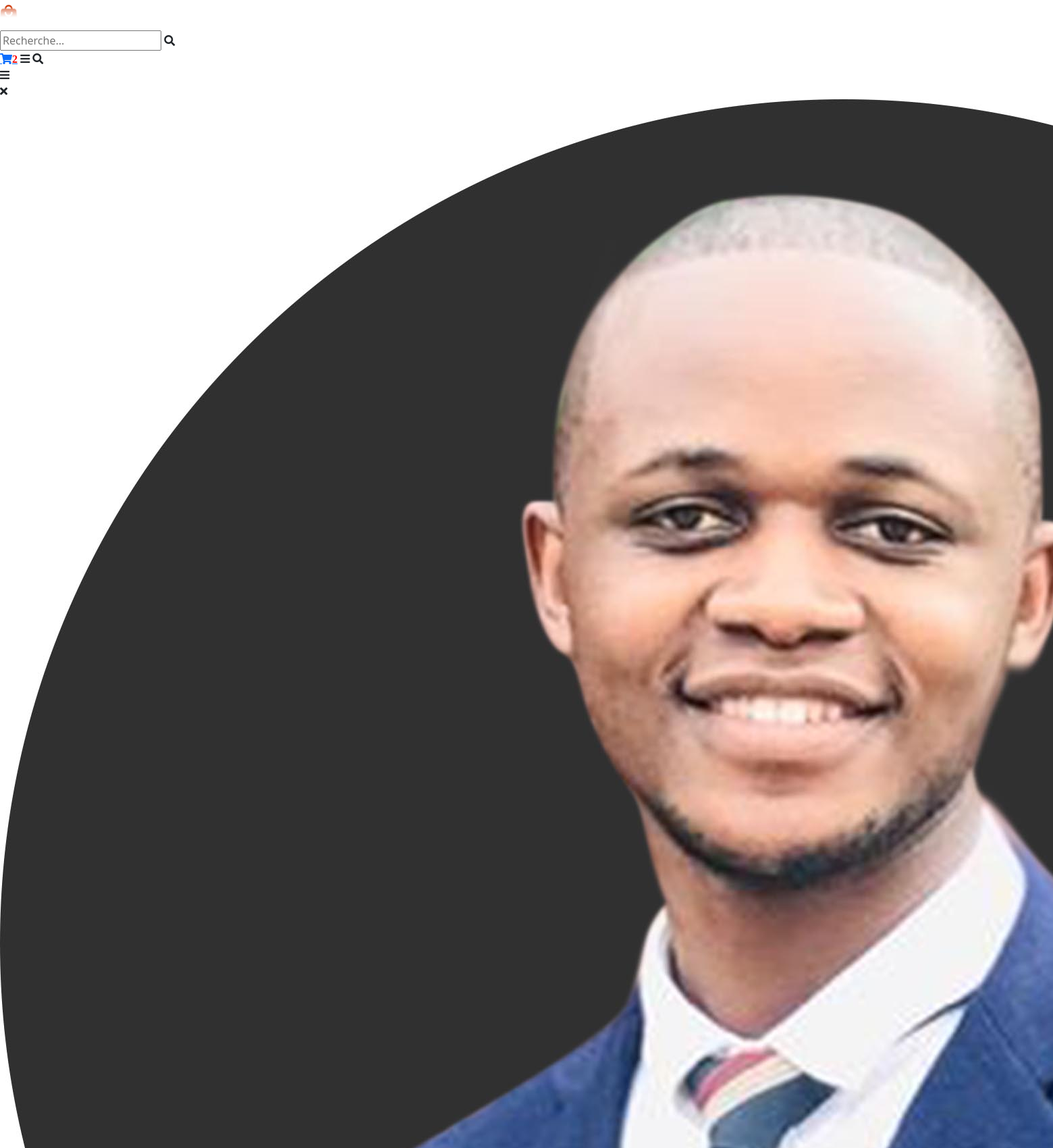
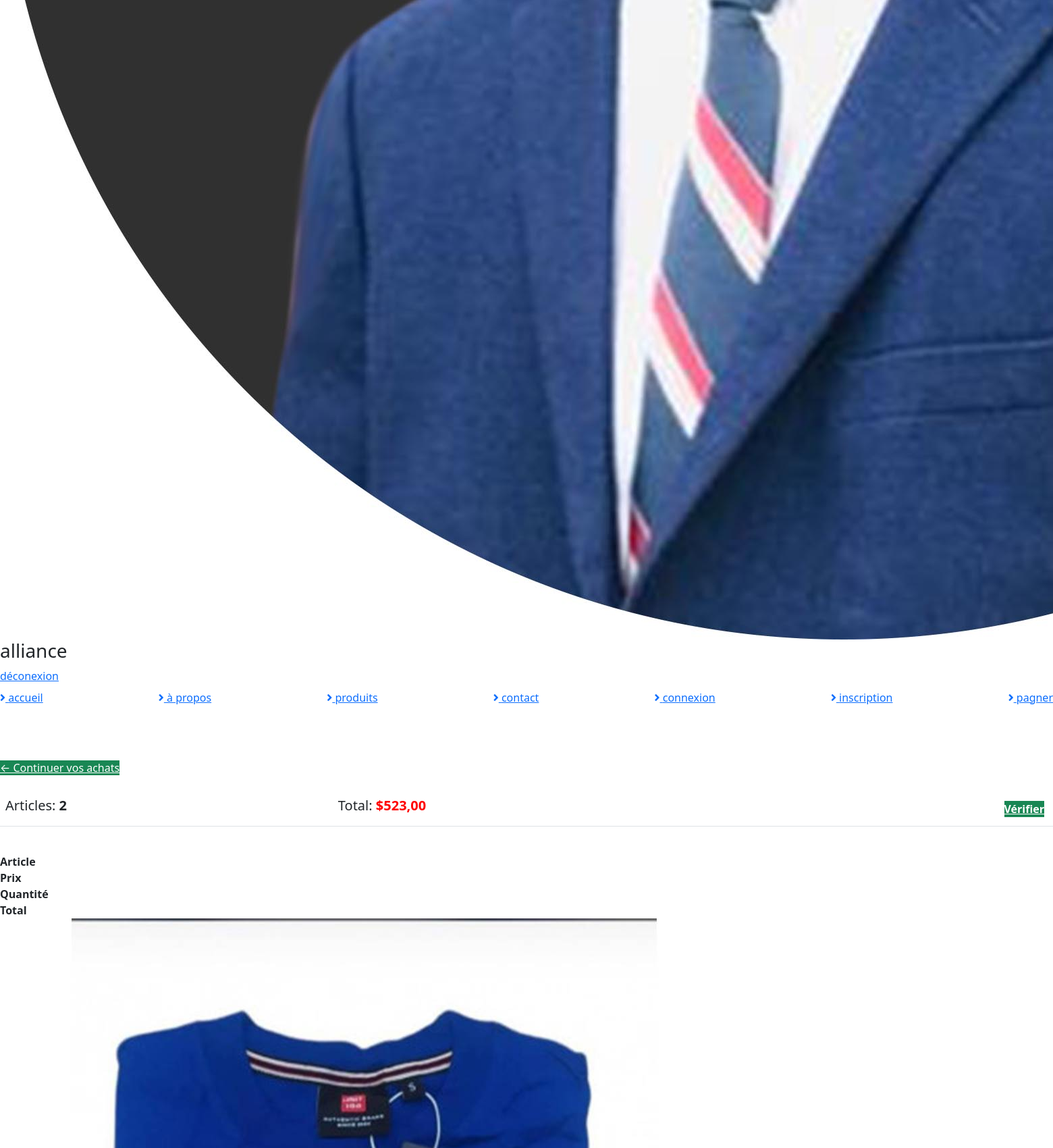
The app's page /panier/ (signed in, upper part) with its own data (2 pictures, top to bottom).
### shop/models.py (models this page shows, shortened)
class Commande(models.Model):
    client = models.ForeignKey(Client, on_delete=models.SET_NULL, blank=True, null=True)
    date_commande = models.DateTimeField(auto_now_add=True)
    complete = models.BooleanField(default=False, null=True, blank=True)
    transaction_id = models.CharField(max_length=200, null=True, blank=True)
    status = models.CharField(max_length=200, null=True, blank=True)
    total_trans = models.DecimalField(max_digits=10, decimal_places=2, null=True, blank=True)
    @property
    def get_panier_total(self):
        articles = self.commandearticle_set.all()
        total = sum(article.get_total for article in articles)
        return total
    @property
    def get_panier_article(self):
        articles = self.commandearticle_set.all()
        total = sum(article.quantite for article in articles)
        return total

class CommandeArticle(models.Model):
    produit = models.ForeignKey(Produit, on_delete=models.SET_NULL, blank=True, null=True)
    commande = models.ForeignKey(Commande, on_delete=models.SET_NULL, blank=True, null=True)
    quantite = models.IntegerField(default=0, null=True, blank=True)
    date_added = models.DateTimeField(auto_now_add=True)
    @property
    def get_total(self):
        total = self.produit.price * self.quantite
        return total

class Produit(models.Model):
    categorie = models.ForeignKey(Category, on_delete=models.SET_NULL, blank=True, null=True)
    name = models.CharField(max_length=100, null=True)
    price = models.DecimalField(max_digits=10, decimal_places=2)
    digital = models.BooleanField(default=False, null=True, blank=True)
    image = models.ImageField(upload_to='shop', null=True, blank=True)
    date_ajout = models.DateTimeField(auto_now_add=True)
    class Meta:
        ordering = ['-date_ajout']
    @property
    def imageUrl(self):
        try:
            url = self.image.url
        except:
            url = ''
        return url

### shop/views.py (the view, shortened to what this page needs)
# urls.py: path('panier/', views.panier, name="panier" ),
def panier(request, *args, **kwargs):
    if request.user.is_authenticated:
        client = request.user.client
        commande, created = Commande.objects.get_or_create(client=client, complete=False)
        articles = commande.commandearticle_set.all()
        nombre_article = commande.get_panier_article
    try:
        panier = json.loads(request.COOKIES.get('panier'))
        for obj in panier:
            nombre_article += panier[obj]['qte']
            produit = Produit.objects.get(id=obj)
            total   = produit.price * panier[obj]['qte']
            commande['get_panier_article'] += panier[obj]['qte']
            commande['get_panier_total'] += total
            article = {
                'produit':{
                    'pk':produit.id,
                    'name':produit.name,
                    'price':produit.price,
                    'imageUrl':produit.imageUrl
                },
                'quantite': panier[obj]['qte'],
                'get_total': total
            }
            articles.append(article)
            if produit.digital == False:
                commande['produit_physique'] = True
    except:
        panier = {}
    print(panier)
    context={
        'articles':articles,
        'commande':commande,
        'nombre_article': nombre_article
    }
    return render(request, 'shop/panier.html', context)

### templates/shop/panier.html (shortened to what this page needs)
{% extends 'base.html' %}
{% load static %}
{% block content %}
<br><br><br>
<section>
    <div class="row">
        <div class="col-lg-12">
            <div class="box-element">
                <a class="btn-success" href="{% url 'shop:shop' %}">&#x2190; Continuer vos achats</a>
                <br><br>
                <table class="table">
                    <tr>
                        <th>
                            <h5>Articles: <strong>{{ commande.get_panier_article}} </strong></h5>
                        </th>
                        <th>
                            <h5>Total: <strong style="color: red;">${{commande.get_panier_total}} </strong></h5>
                        </th>
                        <th>
                            <a style="float: right; margin:5px" href="{% url 'shop:commande' %}"
                                class=" btn-success">
                                Vérifier</a>
                        </th>
                    </tr>
                </table>
            </div>
            <br>
            <div class="box-element">
                <div class="panier-row">
                    <div style="flex:2"><strong>Article</strong></div>
                    <div style="flex:1"><strong>Prix</strong></div>
                    <div style="flex:1"><strong>Quantité</strong></div>
                    <div style="flex:1"><strong>Total</strong></div>
                </div>
            {% for article in articles %}
                <div class="panier-row">
                    <div style="flex:2"><img class="row-image" src="{{article.produit.imageUrl}}" alt="image">
                    </div>
                </div>
            {%endfor%}
            </div>
        </div>
    </div>
</section>
<br><br><br><br>
{% endblock content %}

### templates/base.html (shortened to what this page needs)
{% load static %}
{% load compress %}
<!DOCTYPE html>
<html lang="en">
<head>
    <link rel="stylesheet" href="https://cdnjs.cloudflare.com/ajax/libs/font-awesome/5.15.4/css/all.min.css">
    <link rel="stylesheet" href="https://unpkg.com/swiper@7/swiper-bundle.min.css" />
    <link href="https://cdn.jsdelivr.net/npm/bootstrap@5.0.2/dist/css/bootstrap.min.css" rel="stylesheet"
>
    {% compress css %}
    <link type="text/x-scss" href="{% static 'main/include.scss' %}"
    rel="stylesheet" media="screen">
    {% endcompress %}
</head>
<body>
<header class="header">
    <a href="{% url 'shop:shop' %}" class="logo"><img src="{% static 'images/Logo_kdmbusiness_white.png' %}" alt="" style="width:180px; border-radius:10px ;"></a>
    <form action="" class="search-form">
        <input type="search" id="search-box" placeholder="Recherche...">
        <label for="search-box" class="fas fa-search"></label>
    </form>
    <div class="icons" id="large">
        <a href="{% url 'shop:panier' %}" class="fas fa-shopping-cart" id="total-panier"><span style="color:red">{{ nombre_article }}</span></a>
        <div id="menu-btn" class="fas fa-bars"></div>
        <div id="search-btn" class="fas fa-search"></div>
    </div>
    <div class="icons" id="responsive">
        <div id="menu-bouton" class="fas fa-bars"></div>
    </div>
</header>
<div class="side-bar">
    <div id="close-side-bar" class="fas fa-times"></div>
    <div class="user">
        <img src="{%static 'imagesTest/1.jpg' %}" alt="">
        <h3>{{request.user}}</h3>
        <a href="#">déconexion</a>
    </div>
    <nav class="navbar">
        <a href="{% url 'shop:shop' %}"> <i class="fas fa-angle-right"></i> accueil </a>
        <a href="{% url 'shop:about' %}"> <i class="fas fa-angle-right"></i> à propos </a>
        <a href="{% url 'shop:produit' %}"> <i class="fas fa-angle-right"></i> produits </a>
        <a href="#"> <i class="fas fa-angle-right"></i> contact </a>
        <a href="#"> <i class="fas fa-angle-right"></i> connexion </a>
        <a href="#"> <i class="fas fa-angle-right"></i> inscription </a>
        <a href="{% url 'shop:panier' %}"> <i class="fas fa-angle-right"></i> pagner </a>
    </nav>
</div>
{%block content%}
{%endblock%}
</body>
</html>

### records on screen
Commande: get_panier_article "2", get_panier_total "523,00"
CommandeArticle: produit.imageUrl (picture)

### other values on screen
{{ nombre_article }} "2"
{{ request.user }} "alliance"
